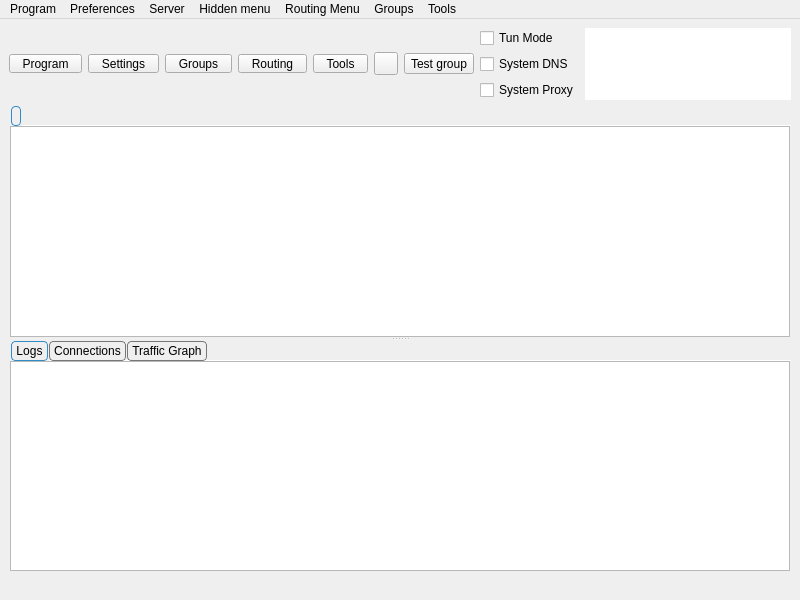
<?xml version="1.0" encoding="UTF-8"?>
<ui version="4.0">
 <class>MainWindow</class>
 <widget class="QMainWindow" name="MainWindow">
  <property name="geometry">
   <rect>
    <x>0</x>
    <y>0</y>
    <width>800</width>
    <height>600</height>
   </rect>
  </property>
  <property name="minimumSize">
   <size>
    <width>800</width>
    <height>600</height>
   </size>
  </property>
  <property name="windowTitle">
   <string notr="true">Throne</string>
  </property>
  <widget class="QWidget" name="centralwidget">
   <layout class="QVBoxLayout" name="verticalLayout_3" stretch="0,1,0">
    <item>
     <layout class="QHBoxLayout" name="horizontalLayout_2">
      <item>
       <widget class="QToolButton" name="toolButton_program">
        <property name="minimumSize">
         <size>
          <width>0</width>
          <height>0</height>
         </size>
        </property>
        <property name="styleSheet">
         <string notr="true">QToolButton {
    padding-left: 8px;
    padding-right: 8px;
}

/* The indicator shares the bottom row with the label (ToolButtonTextUnderIcon),
   so the widest button in any language is the tight one -- its text runs closest
   to the arrow. It fits because the drawn chevron only occupies the middle of
   its 16px subcontrol box, leaving ~14px clear at the button edge against the
   label's ~14.5px of slack. Don't pad the buttons to &quot;fix&quot; this: that widens
   all five for a gap only one of them ever needs (#1665). If a future
   translation looks cramped here, check that label first. */
QToolButton::menu-indicator {
    subcontrol-origin: border;
    subcontrol-position: bottom right;
    right: 2px;
    bottom: 3px;
}</string>
        </property>
        <property name="text">
         <string>Program</string>
        </property>
        <property name="icon">
         <iconset resource="../../res/Throne.qrc">
          <normaloff>:/icon/b-system-run.png</normaloff>:/icon/b-system-run.png</iconset>
        </property>
        <property name="iconSize">
         <size>
          <width>24</width>
          <height>24</height>
         </size>
        </property>
        <property name="popupMode">
         <enum>QToolButton::ToolButtonPopupMode::InstantPopup</enum>
        </property>
        <property name="toolButtonStyle">
         <enum>Qt::ToolButtonStyle::ToolButtonTextUnderIcon</enum>
        </property>
       </widget>
      </item>
      <item>
       <widget class="QToolButton" name="toolButton_preferences">
        <property name="minimumSize">
         <size>
          <width>0</width>
          <height>0</height>
         </size>
        </property>
        <property name="styleSheet">
         <string notr="true">QToolButton {
    padding-left: 8px;
    padding-right: 8px;
}

/* The indicator shares the bottom row with the label (ToolButtonTextUnderIcon),
   so the widest button in any language is the tight one -- its text runs closest
   to the arrow. It fits because the drawn chevron only occupies the middle of
   its 16px subcontrol box, leaving ~14px clear at the button edge against the
   label's ~14.5px of slack. Don't pad the buttons to &quot;fix&quot; this: that widens
   all five for a gap only one of them ever needs (#1665). If a future
   translation looks cramped here, check that label first. */
QToolButton::menu-indicator {
    subcontrol-origin: border;
    subcontrol-position: bottom right;
    right: 2px;
    bottom: 3px;
}</string>
        </property>
        <property name="text">
         <string>Settings</string>
        </property>
        <property name="icon">
         <iconset resource="../../res/Throne.qrc">
          <normaloff>:/icon/b-preferences.png</normaloff>:/icon/b-preferences.png</iconset>
        </property>
        <property name="iconSize">
         <size>
          <width>24</width>
          <height>24</height>
         </size>
        </property>
        <property name="popupMode">
         <enum>QToolButton::ToolButtonPopupMode::InstantPopup</enum>
        </property>
        <property name="toolButtonStyle">
         <enum>Qt::ToolButtonStyle::ToolButtonTextUnderIcon</enum>
        </property>
       </widget>
      </item>
      <item>
       <widget class="QToolButton" name="toolButton_testing">
        <property name="minimumSize">
         <size>
          <width>0</width>
          <height>0</height>
         </size>
        </property>
        <property name="styleSheet">
         <string notr="true">QToolButton {
    padding-left: 8px;
    padding-right: 8px;
}

/* The indicator shares the bottom row with the label (ToolButtonTextUnderIcon),
   so the widest button in any language is the tight one -- its text runs closest
   to the arrow. It fits because the drawn chevron only occupies the middle of
   its 16px subcontrol box, leaving ~14px clear at the button edge against the
   label's ~14.5px of slack. Don't pad the buttons to &quot;fix&quot; this: that widens
   all five for a gap only one of them ever needs (#1665). If a future
   translation looks cramped here, check that label first. */
QToolButton::menu-indicator {
    subcontrol-origin: border;
    subcontrol-position: bottom right;
    right: 2px;
    bottom: 3px;
}</string>
        </property>
        <property name="text">
         <string>Groups</string>
        </property>
        <property name="icon">
         <iconset resource="../../res/Throne.qrc">
          <normaloff>:/icon/b-testing-button.png</normaloff>:/icon/b-testing-button.png</iconset>
        </property>
        <property name="iconSize">
         <size>
          <width>24</width>
          <height>24</height>
         </size>
        </property>
        <property name="popupMode">
         <enum>QToolButton::ToolButtonPopupMode::InstantPopup</enum>
        </property>
        <property name="toolButtonStyle">
         <enum>Qt::ToolButtonStyle::ToolButtonTextUnderIcon</enum>
        </property>
       </widget>
      </item>
      <item>
       <widget class="QToolButton" name="toolButton_routing">
        <property name="minimumSize">
         <size>
          <width>0</width>
          <height>0</height>
         </size>
        </property>
        <property name="styleSheet">
         <string notr="true">QToolButton {
    padding-left: 8px;
    padding-right: 8px;
}

/* The indicator shares the bottom row with the label (ToolButtonTextUnderIcon),
   so the widest button in any language is the tight one -- its text runs closest
   to the arrow. It fits because the drawn chevron only occupies the middle of
   its 16px subcontrol box, leaving ~14px clear at the button edge against the
   label's ~14.5px of slack. Don't pad the buttons to &quot;fix&quot; this: that widens
   all five for a gap only one of them ever needs (#1665). If a future
   translation looks cramped here, check that label first. */
QToolButton::menu-indicator {
    subcontrol-origin: border;
    subcontrol-position: bottom right;
    right: 2px;
    bottom: 3px;
}</string>
        </property>
        <property name="text">
         <string>Routing</string>
        </property>
        <property name="icon">
         <iconset resource="../../res/Throne.qrc">
          <normaloff>:/icon/b-network-routing.png</normaloff>:/icon/b-network-routing.png</iconset>
        </property>
        <property name="iconSize">
         <size>
          <width>24</width>
          <height>24</height>
         </size>
        </property>
        <property name="popupMode">
         <enum>QToolButton::ToolButtonPopupMode::InstantPopup</enum>
        </property>
        <property name="toolButtonStyle">
         <enum>Qt::ToolButtonStyle::ToolButtonTextUnderIcon</enum>
        </property>
       </widget>
      </item>
      <item>
       <widget class="QToolButton" name="toolButton_tools">
        <property name="minimumSize">
         <size>
          <width>0</width>
          <height>0</height>
         </size>
        </property>
        <property name="styleSheet">
         <string notr="true">QToolButton {
    padding-left: 8px;
    padding-right: 8px;
}

/* The indicator shares the bottom row with the label (ToolButtonTextUnderIcon),
   so the widest button in any language is the tight one -- its text runs closest
   to the arrow. It fits because the drawn chevron only occupies the middle of
   its 16px subcontrol box, leaving ~14px clear at the button edge against the
   label's ~14.5px of slack. Don't pad the buttons to &quot;fix&quot; this: that widens
   all five for a gap only one of them ever needs (#1665). If a future
   translation looks cramped here, check that label first. */
QToolButton::menu-indicator {
    subcontrol-origin: border;
    subcontrol-position: bottom right;
    right: 2px;
    bottom: 3px;
}</string>
        </property>
        <property name="text">
         <string>Tools</string>
        </property>
        <property name="icon">
         <iconset resource="../../res/Throne.qrc">
          <normaloff>:/icon/b-tools-button.png</normaloff>:/icon/b-tools-button.png</iconset>
        </property>
        <property name="iconSize">
         <size>
          <width>24</width>
          <height>24</height>
         </size>
        </property>
        <property name="popupMode">
         <enum>QToolButton::ToolButtonPopupMode::InstantPopup</enum>
        </property>
        <property name="toolButtonStyle">
         <enum>Qt::ToolButtonStyle::ToolButtonTextUnderIcon</enum>
        </property>
       </widget>
      </item>
      <item>
       <widget class="StartStopButton" name="toolButton_startstop">
        <property name="focusPolicy">
         <enum>Qt::FocusPolicy::NoFocus</enum>
        </property>
        <property name="text">
         <string/>
        </property>
       </widget>
      </item>
      <item>
       <widget class="QToolButton" name="toolButton_group_test">
        <property name="toolTip">
         <string>Test latency for every profile in the current group</string>
        </property>
        <property name="text">
         <string>Test group</string>
        </property>
        <property name="icon">
         <iconset resource="../../res/Throne.qrc">
          <normaloff>:/icon/b-testing-button.png</normaloff>:/icon/b-testing-button.png</iconset>
        </property>
        <property name="iconSize">
         <size>
          <width>24</width>
          <height>24</height>
         </size>
        </property>
        <property name="toolButtonStyle">
         <enum>Qt::ToolButtonStyle::ToolButtonTextUnderIcon</enum>
        </property>
       </widget>
      </item>
      <item>
       <layout class="QVBoxLayout" name="verticalLayout_4">
        <item>
         <spacer name="verticalSpacer_modes_top">
          <property name="orientation">
           <enum>Qt::Orientation::Vertical</enum>
          </property>
          <property name="sizeHint" stdset="0">
           <size>
            <width>0</width>
            <height>0</height>
           </size>
          </property>
         </spacer>
        </item>
        <item>
         <widget class="QCheckBox" name="checkBox_VPN">
          <property name="sizePolicy">
           <sizepolicy hsizetype="Minimum" vsizetype="Minimum">
            <horstretch>0</horstretch>
            <verstretch>0</verstretch>
           </sizepolicy>
          </property>
          <property name="text">
           <string>Tun Mode</string>
          </property>
         </widget>
        </item>
        <item>
         <widget class="QCheckBox" name="system_dns">
          <property name="text">
           <string>System DNS</string>
          </property>
         </widget>
        </item>
        <item>
         <widget class="QCheckBox" name="checkBox_SystemProxy">
          <property name="text">
           <string>System Proxy</string>
          </property>
         </widget>
        </item>
        <item>
         <spacer name="verticalSpacer_modes_bottom">
          <property name="orientation">
           <enum>Qt::Orientation::Vertical</enum>
          </property>
          <property name="sizeHint" stdset="0">
           <size>
            <width>0</width>
            <height>0</height>
           </size>
          </property>
         </spacer>
        </item>
       </layout>
      </item>
      <item>
       <widget class="QTextBrowser" name="data_view">
        <property name="enabled">
         <bool>true</bool>
        </property>
        <property name="sizePolicy">
         <sizepolicy hsizetype="Expanding" vsizetype="Ignored">
          <horstretch>0</horstretch>
          <verstretch>0</verstretch>
         </sizepolicy>
        </property>
        <property name="minimumSize">
         <size>
          <width>0</width>
          <height>0</height>
         </size>
        </property>
        <property name="mouseTracking">
         <bool>false</bool>
        </property>
        <property name="focusPolicy">
         <enum>Qt::FocusPolicy::NoFocus</enum>
        </property>
        <property name="contextMenuPolicy">
         <enum>Qt::ContextMenuPolicy::NoContextMenu</enum>
        </property>
        <property name="acceptDrops">
         <bool>false</bool>
        </property>
        <property name="frameShape">
         <enum>QFrame::Shape::NoFrame</enum>
        </property>
        <property name="frameShadow">
         <enum>QFrame::Shadow::Sunken</enum>
        </property>
        <property name="verticalScrollBarPolicy">
         <enum>Qt::ScrollBarPolicy::ScrollBarAlwaysOff</enum>
        </property>
        <property name="horizontalScrollBarPolicy">
         <enum>Qt::ScrollBarPolicy::ScrollBarAlwaysOff</enum>
        </property>
        <property name="textInteractionFlags">
         <set>Qt::TextInteractionFlag::LinksAccessibleByKeyboard|Qt::TextInteractionFlag::LinksAccessibleByMouse</set>
        </property>
       </widget>
      </item>
     </layout>
    </item>
    <item>
     <widget class="QSplitter" name="splitter">
      <property name="orientation">
       <enum>Qt::Orientation::Vertical</enum>
      </property>
      <widget class="QTabWidget" name="tabWidget">
       <property name="styleSheet">
        <string notr="true">QTabWidget::tab-bar {
    left: 2px;
}

QTabBar {
    background: transparent;
    qproperty-drawBase: 0;
}

QTabBar::tab {
    border: 1px solid #777777;

    border-radius: 4px;
    padding: 2px 4px;
    margin-right: 1px;
}

QTabBar::tab:selected {
    border: 1px solid palette(highlight);
}</string>
       </property>
       <property name="currentIndex">
        <number>0</number>
       </property>
       <property name="documentMode">
        <bool>true</bool>
       </property>
       <property name="movable">
        <bool>true</bool>
       </property>
       <widget class="QWidget" name="widget1">
        <attribute name="title">
         <string/>
        </attribute>
        <layout class="QGridLayout" name="gridLayout_2">
         <property name="leftMargin">
          <number>1</number>
         </property>
         <property name="topMargin">
          <number>0</number>
         </property>
         <property name="rightMargin">
          <number>1</number>
         </property>
         <property name="bottomMargin">
          <number>0</number>
         </property>
         <property name="spacing">
          <number>0</number>
         </property>
         <item row="0" column="0">
          <widget class="ProfilesTableView" name="profilesTableView">
           <property name="contextMenuPolicy">
            <enum>Qt::ContextMenuPolicy::CustomContextMenu</enum>
           </property>
           <property name="editTriggers">
            <set>QAbstractItemView::EditTrigger::NoEditTriggers</set>
           </property>
           <property name="alternatingRowColors">
            <bool>true</bool>
           </property>
           <property name="selectionBehavior">
            <enum>QAbstractItemView::SelectionBehavior::SelectRows</enum>
           </property>
           <property name="horizontalScrollMode">
            <enum>QAbstractItemView::ScrollMode::ScrollPerPixel</enum>
           </property>
           <property name="wordWrap">
            <bool>false</bool>
           </property>
           <attribute name="horizontalHeaderMinimumSectionSize">
            <number>16</number>
           </attribute>
           <attribute name="horizontalHeaderHighlightSections">
            <bool>false</bool>
           </attribute>
           <attribute name="horizontalHeaderShowSortIndicator" stdset="0">
            <bool>false</bool>
           </attribute>
           <attribute name="verticalHeaderDefaultSectionSize">
            <number>30</number>
           </attribute>
          </widget>
         </item>
        </layout>
       </widget>
      </widget>
      <widget class="QWidget" name="aaaaaaaaaaaaaaaaaa">
       <layout class="QVBoxLayout" name="aaaaaaaaaaaa" stretch="0">
        <item>
         <widget class="QWidget" name="down_tab" native="true">
          <layout class="QVBoxLayout" name="verticalLayout">
           <property name="spacing">
            <number>0</number>
           </property>
           <property name="leftMargin">
            <number>0</number>
           </property>
           <property name="topMargin">
            <number>0</number>
           </property>
           <property name="rightMargin">
            <number>0</number>
           </property>
           <property name="bottomMargin">
            <number>0</number>
           </property>
           <item>
            <widget class="QTabWidget" name="stats_widget">
             <property name="autoFillBackground">
              <bool>true</bool>
             </property>
             <property name="styleSheet">
              <string notr="true">QTabWidget::tab-bar {
    left: 2px;
}

QTabBar {
    background: transparent;
    qproperty-drawBase: 0;
}

QTabBar::tab {
    border: 1px solid #777777;

    border-radius: 4px;
    padding: 2px 4px;
    margin-right: 1px;
}

QTabBar::tab:selected {
    border: 1px solid palette(highlight);
}</string>
             </property>
             <property name="tabPosition">
              <enum>QTabWidget::TabPosition::North</enum>
             </property>
             <property name="tabShape">
              <enum>QTabWidget::TabShape::Rounded</enum>
             </property>
             <property name="currentIndex">
              <number>0</number>
             </property>
             <property name="elideMode">
              <enum>Qt::TextElideMode::ElideNone</enum>
             </property>
             <property name="usesScrollButtons">
              <bool>true</bool>
             </property>
             <property name="documentMode">
              <bool>true</bool>
             </property>
             <property name="tabsClosable">
              <bool>false</bool>
             </property>
             <property name="movable">
              <bool>true</bool>
             </property>
             <property name="tabBarAutoHide">
              <bool>false</bool>
             </property>
             <widget class="QWidget" name="Logs">
              <property name="enabled">
               <bool>true</bool>
              </property>
              <attribute name="title">
               <string>Logs</string>
              </attribute>
              <layout class="QHBoxLayout" name="horizontalLayout_3" stretch="0">
               <property name="spacing">
                <number>0</number>
               </property>
               <property name="sizeConstraint">
                <enum>QLayout::SizeConstraint::SetDefaultConstraint</enum>
               </property>
               <property name="leftMargin">
                <number>1</number>
               </property>
               <property name="topMargin">
                <number>0</number>
               </property>
               <property name="rightMargin">
                <number>1</number>
               </property>
               <property name="bottomMargin">
                <number>0</number>
               </property>
               <item>
                <widget class="QTextBrowser" name="masterLogBrowser">
                 <property name="contextMenuPolicy">
                  <enum>Qt::ContextMenuPolicy::CustomContextMenu</enum>
                 </property>
                 <property name="openLinks">
                  <bool>false</bool>
                 </property>
                </widget>
               </item>
              </layout>
             </widget>
             <widget class="QWidget" name="connections_tab">
              <attribute name="title">
               <string>Connections</string>
              </attribute>
              <layout class="QHBoxLayout" name="horizontalLayout_4">
               <property name="spacing">
                <number>0</number>
               </property>
               <property name="sizeConstraint">
                <enum>QLayout::SizeConstraint::SetDefaultConstraint</enum>
               </property>
               <property name="leftMargin">
                <number>1</number>
               </property>
               <property name="topMargin">
                <number>0</number>
               </property>
               <property name="rightMargin">
                <number>1</number>
               </property>
               <property name="bottomMargin">
                <number>0</number>
               </property>
               <item>
                <widget class="QTableWidget" name="connections">
                 <property name="autoFillBackground">
                  <bool>false</bool>
                 </property>
                 <column>
                  <property name="text">
                   <string>Destination (Domain)</string>
                  </property>
                  <property name="toolTip">
                   <string>Click To Disable Sorting</string>
                  </property>
                 </column>
                 <column>
                  <property name="text">
                   <string>Process</string>
                  </property>
                  <property name="toolTip">
                   <string>Click To Sort By Process</string>
                  </property>
                 </column>
                 <column>
                  <property name="text">
                   <string>Protocol</string>
                  </property>
                  <property name="toolTip">
                   <string>Click To Sort By Protocol</string>
                  </property>
                 </column>
                 <column>
                  <property name="text">
                   <string>Outbound</string>
                  </property>
                  <property name="toolTip">
                   <string>Click To Sort By Outbound</string>
                  </property>
                 </column>
                 <column>
                  <property name="text">
                   <string>Traffic</string>
                  </property>
                  <property name="toolTip">
                   <string>Click to sort by traffic; right-click to choose total/down/up</string>
                  </property>
                 </column>
                 <column>
                  <property name="text">
                   <string>Speed</string>
                  </property>
                  <property name="toolTip">
                   <string>Click to sort by speed; right-click to choose total/down/up</string>
                  </property>
                 </column>
                </widget>
               </item>
              </layout>
             </widget>
             <widget class="QWidget" name="graph_tab">
              <attribute name="title">
               <string>Traffic Graph</string>
              </attribute>
              <layout class="QHBoxLayout" name="horizontalLayout_6">
               <property name="spacing">
                <number>0</number>
               </property>
               <property name="sizeConstraint">
                <enum>QLayout::SizeConstraint::SetDefaultConstraint</enum>
               </property>
               <property name="leftMargin">
                <number>1</number>
               </property>
               <property name="topMargin">
                <number>0</number>
               </property>
               <property name="rightMargin">
                <number>1</number>
               </property>
               <property name="bottomMargin">
                <number>0</number>
               </property>
              </layout>
             </widget>
            </widget>
           </item>
          </layout>
         </widget>
        </item>
       </layout>
      </widget>
     </widget>
    </item>
    <item>
     <layout class="QHBoxLayout" name="horizontalLayout">
      <item>
       <widget class="QLabel" name="label_running">
        <property name="text">
         <string/>
        </property>
       </widget>
      </item>
      <item>
       <widget class="QLabel" name="label_inbound">
        <property name="text">
         <string/>
        </property>
        <property name="alignment">
         <set>Qt::AlignmentFlag::AlignLeading|Qt::AlignmentFlag::AlignLeft|Qt::AlignmentFlag::AlignVCenter</set>
        </property>
       </widget>
      </item>
      <item>
       <widget class="QLabel" name="label_speed">
        <property name="text">
         <string/>
        </property>
        <property name="alignment">
         <set>Qt::AlignmentFlag::AlignLeading|Qt::AlignmentFlag::AlignLeft|Qt::AlignmentFlag::AlignVCenter</set>
        </property>
       </widget>
      </item>
     </layout>
    </item>
   </layout>
  </widget>
  <widget class="QMenuBar" name="menubar">
   <property name="geometry">
    <rect>
     <x>0</x>
     <y>0</y>
     <width>800</width>
     <height>25</height>
    </rect>
   </property>
   <widget class="QMenu" name="menu_program">
    <property name="title">
     <string>Program</string>
    </property>
    <addaction name="actionHide_window"/>
    <addaction name="separator"/>
    <addaction name="menu_add_from_input"/>
    <addaction name="menu_add_from_clipboard"/>
    <addaction name="actionAdd_profile_from_File"/>
    <addaction name="menu_scan_qr"/>
    <addaction name="separator"/>
    <addaction name="actionStart_with_system"/>
    <addaction name="actionRemember_last_proxy"/>
    <addaction name="actionAllow_LAN"/>
    <addaction name="separator"/>
    <addaction name="actionRestart_Proxy"/>
    <addaction name="actionRestart_Program"/>
    <addaction name="menu_exit"/>
   </widget>
   <widget class="QMenu" name="menu_preferences">
    <property name="title">
     <string>Preferences</string>
    </property>
    <addaction name="menu_basic_settings"/>
    <addaction name="menu_routing_settings"/>
    <addaction name="menu_vpn_settings"/>
    <addaction name="menu_preset_settings"/>
    <addaction name="menu_hotkey_settings"/>
    <addaction name="menu_open_config_folder"/>
   </widget>
   <widget class="QMenu" name="menu_server">
    <property name="title">
     <string>Server</string>
    </property>
    <widget class="QMenu" name="menu_share_item">
     <property name="title">
      <string>Share</string>
     </property>
     <addaction name="menu_qr"/>
     <addaction name="menu_export_config"/>
     <addaction name="actionExport_Xray_config"/>
     <addaction name="separator"/>
     <addaction name="menu_copy_links"/>
     <addaction name="menu_copy_links_nkr"/>
     <addaction name="actionCopy_Test_Result"/>
    </widget>
    <addaction name="menu_add_from_input"/>
    <addaction name="menu_add_from_clipboard"/>
    <addaction name="actionAdd_profile_from_File"/>
    <addaction name="menu_scan_qr"/>
    <addaction name="separator"/>
    <addaction name="menu_start"/>
    <addaction name="menu_stop"/>
    <addaction name="menu_share_item"/>
    <addaction name="menu_delete"/>
    <addaction name="separator"/>
    <addaction name="menu_select_all"/>
    <addaction name="menu_clone"/>
    <addaction name="separator"/>
    <addaction name="actionUrl_Test_Selected"/>
    <addaction name="actionSpeedtest_Selected"/>
    <addaction name="actionResolve_Selected_Out_IP"/>
    <addaction name="menu_resolve_selected"/>
    <addaction name="actionClear_Test_Result"/>
    <addaction name="menu_reset_traffic"/>
   </widget>
   <widget class="QMenu" name="menuHidden_menu">
    <property name="title">
     <string>Hidden menu</string>
    </property>
    <widget class="QMenu" name="menu_spmode">
     <property name="title">
      <string>Operation Mode</string>
     </property>
     <addaction name="menu_spmode_system_proxy"/>
     <addaction name="menu_spmode_vpn"/>
    </widget>
    <addaction name="menu_update_subscription"/>
    <addaction name="menu_resolve_domain"/>
    <addaction name="menu_remove_invalid"/>
    <addaction name="actionUrl_Test_Group"/>
    <addaction name="menu_remove_unavailable"/>
    <addaction name="menu_clear_test_result"/>
    <addaction name="menu_delete_repeat"/>
    <addaction name="actionSpeedtest_Group"/>
    <addaction name="actionResolve_Out_IP"/>
    <addaction name="actionRefresh_Column_Widths"/>
    <addaction name="menu_spmode"/>
   </widget>
   <widget class="QMenu" name="menuRouting_Menu">
    <property name="title">
     <string>Routing Menu</string>
    </property>
   </widget>
   <widget class="QMenu" name="menuTools">
    <property name="title">
     <string>Tools</string>
    </property>
    <addaction name="actionAuto_Selector"/>
    <addaction name="actionSpeedtest_Current"/>
    <addaction name="separator"/>
    <addaction name="menu_otp_manager"/>
    <addaction name="separator"/>
    <addaction name="actionRuntime_Stats"/>
    <addaction name="actionTraffic_Stats"/>
    <addaction name="actionCheck_For_Update"/>
   </widget>
   <widget class="QMenu" name="menuTesting">
    <property name="title">
     <string>Groups</string>
    </property>
    <addaction name="menu_manage_groups"/>
    <addaction name="actionAdd_New_Group"/>
    <addaction name="actionEdit_Group"/>
    <addaction name="actionDelete_Group"/>
    <addaction name="separator"/>
    <addaction name="actionUrl_Test_Group"/>
    <addaction name="actionSpeedtest_Group"/>
    <addaction name="actionResolve_Out_IP"/>
    <addaction name="menu_resolve_domain"/>
    <addaction name="menu_clear_test_result"/>
    <addaction name="separator"/>
    <addaction name="menu_update_subscription"/>
    <addaction name="actionUpdate_All_Subscriptions"/>
    <addaction name="menu_delete_repeat"/>
    <addaction name="menu_remove_unavailable"/>
    <addaction name="menu_remove_invalid"/>
    <addaction name="menu_remove_insecure"/>
    <addaction name="separator"/>
    <addaction name="actionRefresh_Column_Widths"/>
   </widget>
   <addaction name="menu_program"/>
   <addaction name="menu_preferences"/>
   <addaction name="menu_server"/>
   <addaction name="menuHidden_menu"/>
   <addaction name="menuRouting_Menu"/>
   <addaction name="menuTesting"/>
   <addaction name="menuTools"/>
  </widget>
  <action name="menu_exit">
   <property name="text">
    <string>Exit</string>
   </property>
  </action>
  <action name="actionShow_window">
   <property name="text">
    <string>Show Window</string>
   </property>
  </action>
  <action name="menu_basic_settings">
   <property name="text">
    <string>Basic Settings</string>
   </property>
  </action>
  <action name="menu_add_from_input">
   <property name="text">
    <string>New profile</string>
   </property>
   <property name="shortcut">
    <string notr="true">Ctrl+N</string>
   </property>
  </action>
  <action name="menu_manage_groups">
   <property name="text">
    <string>Manage Groups</string>
   </property>
  </action>
  <action name="menu_start">
   <property name="text">
    <string>Start</string>
   </property>
   <property name="shortcut">
    <string notr="true">Return</string>
   </property>
  </action>
  <action name="menu_stop">
   <property name="text">
    <string>Stop</string>
   </property>
   <property name="shortcut">
    <string notr="true">Ctrl+S</string>
   </property>
  </action>
  <action name="menu_routing_settings">
   <property name="text">
    <string>Routing Settings</string>
   </property>
  </action>
  <action name="menu_add_from_clipboard">
   <property name="text">
    <string>Add profile from clipboard</string>
   </property>
   <property name="shortcut">
    <string notr="true">Ctrl+V</string>
   </property>
  </action>
  <action name="menu_delete">
   <property name="text">
    <string>Delete</string>
   </property>
   <property name="shortcut">
    <string notr="true">Del</string>
   </property>
  </action>
  <action name="menu_profile_debug_info">
   <property name="text">
    <string>Debug Info</string>
   </property>
  </action>
  <action name="menu_qr">
   <property name="text">
    <string>QR Code and link</string>
   </property>
  </action>
  <action name="menu_copy_link">
   <property name="text">
    <string>Copy Link</string>
   </property>
  </action>
  <action name="menu_tcp_ping">
   <property name="text">
    <string notr="true">Tcp Ping</string>
   </property>
   <property name="shortcut">
    <string notr="true">Ctrl+Shift+T</string>
   </property>
  </action>
  <action name="menu_url_test">
   <property name="text">
    <string notr="true">Url Test</string>
   </property>
   <property name="shortcut">
    <string notr="true">Ctrl+Shift+U</string>
   </property>
  </action>
  <action name="menu_clear_test_result">
   <property name="text">
    <string>Clear Group test result</string>
   </property>
   <property name="shortcut">
    <string notr="true">Ctrl+Shift+C</string>
   </property>
  </action>
  <action name="menu_export_config">
   <property name="text">
    <string>Export Sing-box config</string>
   </property>
   <property name="shortcut">
    <string notr="true">Ctrl+E</string>
   </property>
  </action>
  <action name="menu_reset_traffic">
   <property name="text">
    <string>Reset Traffic</string>
   </property>
   <property name="shortcut">
    <string notr="true">Ctrl+R</string>
   </property>
  </action>
  <action name="menu_scan_qr">
   <property name="text">
    <string>Scan QR Code</string>
   </property>
   <property name="shortcut">
    <string notr="true">Ctrl+Shift+Q</string>
   </property>
  </action>
  <action name="menu_spmode_system_proxy">
   <property name="checkable">
    <bool>true</bool>
   </property>
   <property name="text">
    <string>System Proxy</string>
   </property>
  </action>
  <action name="menu_spmode_disabled">
   <property name="checkable">
    <bool>true</bool>
   </property>
   <property name="text">
    <string>Disable</string>
   </property>
  </action>
  <action name="menu_delete_repeat">
   <property name="text">
    <string>Remove Duplicates</string>
   </property>
   <property name="shortcut">
    <string notr="true">Ctrl+Shift+D</string>
   </property>
  </action>
  <action name="actionfake">
   <property name="text">
    <string>fake</string>
   </property>
   <property name="visible">
    <bool>false</bool>
   </property>
  </action>
  <action name="menu_move">
   <property name="text">
    <string>Move</string>
   </property>
   <property name="shortcut">
    <string notr="true">Ctrl+M</string>
   </property>
  </action>
  <action name="actionStart_with_system">
   <property name="checkable">
    <bool>true</bool>
   </property>
   <property name="text">
    <string>Start with system</string>
   </property>
  </action>
  <action name="actionRemember_last_proxy">
   <property name="checkable">
    <bool>true</bool>
   </property>
   <property name="text">
    <string>Remember last profile</string>
   </property>
  </action>
  <action name="actionAllow_LAN">
   <property name="checkable">
    <bool>true</bool>
   </property>
   <property name="text">
    <string>Allow other devices to connect</string>
   </property>
  </action>
  <action name="menu_remove_unavailable">
   <property name="text">
    <string>Remove Unavailable</string>
   </property>
   <property name="shortcut">
    <string notr="true">Ctrl+Shift+R</string>
   </property>
  </action>
  <action name="menu_full_test">
   <property name="text">
    <string>Full Test</string>
   </property>
   <property name="shortcut">
    <string notr="true">Ctrl+Shift+F</string>
   </property>
  </action>
  <action name="menu_hotkey_settings">
   <property name="text">
    <string>Hotkey Settings</string>
   </property>
  </action>
  <action name="menu_select_all">
   <property name="text">
    <string>Select All</string>
   </property>
   <property name="shortcut">
    <string notr="true">Ctrl+A</string>
   </property>
  </action>
  <action name="menu_copy_links_nkr">
   <property name="text">
    <string>Copy links of selected (Deep Links)</string>
   </property>
   <property name="shortcut">
    <string notr="true">Ctrl+Alt+C</string>
   </property>
  </action>
  <action name="actionfake_2">
   <property name="text">
    <string>fake</string>
   </property>
   <property name="visible">
    <bool>false</bool>
   </property>
  </action>
  <action name="actionfake_3">
   <property name="text">
    <string>fake</string>
   </property>
   <property name="visible">
    <bool>false</bool>
   </property>
  </action>
  <action name="menu_copy_links">
   <property name="text">
    <string>Copy links of selected</string>
   </property>
   <property name="shortcut">
    <string notr="true">Ctrl+C</string>
   </property>
  </action>
  <action name="menu_spmode_vpn">
   <property name="checkable">
    <bool>true</bool>
   </property>
   <property name="text">
    <string>Tun Mode</string>
   </property>
  </action>
  <action name="menu_clone">
   <property name="text">
    <string>Clone</string>
   </property>
   <property name="shortcut">
    <string notr="true">Ctrl+D</string>
   </property>
  </action>
  <action name="menu_update_subscription">
   <property name="text">
    <string>Update subscription</string>
   </property>
   <property name="shortcut">
    <string notr="true">Ctrl+U</string>
   </property>
   <property name="visible">
    <bool>true</bool>
   </property>
  </action>
  <action name="menu_resolve_domain">
   <property name="text">
    <string>Resolve Domain for group</string>
   </property>
   <property name="shortcut">
    <string notr="true">Ctrl+Shift+I</string>
   </property>
  </action>
  <action name="menu_vpn_settings">
   <property name="text">
    <string>Tun Settings</string>
   </property>
  </action>
  <action name="menu_preset_settings">
   <property name="text">
    <string>Preset Settings</string>
   </property>
  </action>
  <action name="menu_otp_manager">
   <property name="text">
    <string>OTP Manager</string>
   </property>
  </action>
  <action name="actionRestart_Program">
   <property name="text">
    <string>Restart Program</string>
   </property>
  </action>
  <action name="menu_open_config_folder">
   <property name="text">
    <string>Open Config Folder</string>
   </property>
  </action>
  <action name="actionfake_4">
   <property name="text">
    <string notr="true">fake</string>
   </property>
   <property name="visible">
    <bool>false</bool>
   </property>
  </action>
  <action name="actionfake_5">
   <property name="text">
    <string notr="true">fake</string>
   </property>
   <property name="visible">
    <bool>false</bool>
   </property>
  </action>
  <action name="actionRestart_Proxy">
   <property name="text">
    <string>Restart Core</string>
   </property>
  </action>
  <action name="menu_stop_testing">
   <property name="text">
    <string>Stop Testing</string>
   </property>
   <property name="shortcut">
    <string notr="true">Ctrl+.</string>
   </property>
  </action>
  <action name="actionUrl_Test_Selected">
   <property name="text">
    <string>Url Test Selected</string>
   </property>
   <property name="shortcut">
    <string notr="true">Ctrl+Shift+S</string>
   </property>
   <property name="visible">
    <bool>true</bool>
   </property>
  </action>
  <action name="actionUrl_Test_Group">
   <property name="enabled">
    <bool>true</bool>
   </property>
   <property name="text">
    <string>Url Test Group</string>
   </property>
   <property name="shortcut">
    <string notr="true">Ctrl+Shift+G</string>
   </property>
   <property name="visible">
    <bool>true</bool>
   </property>
  </action>
  <action name="menu_resolve_selected">
   <property name="text">
    <string>Resolve Selected Domain</string>
   </property>
   <property name="visible">
    <bool>true</bool>
   </property>
  </action>
  <action name="menu_remove_invalid">
   <property name="text">
    <string>Remove Invalid</string>
   </property>
   <property name="shortcut">
    <string notr="true">Ctrl+Alt+I</string>
   </property>
   <property name="menuRole">
    <enum>QAction::MenuRole::TextHeuristicRole</enum>
   </property>
  </action>
  <action name="menu_remove_insecure">
   <property name="text">
    <string>Remove Insecure Configs</string>
   </property>
   <property name="menuRole">
    <enum>QAction::MenuRole::TextHeuristicRole</enum>
   </property>
  </action>
  <action name="menu_open_routing_manager">
   <property name="text">
    <string>Open Manager</string>
   </property>
  </action>
  <action name="actionSpeedtest_Current">
   <property name="text">
    <string>Speedtest Current</string>
   </property>
   <property name="shortcut">
    <string notr="true">F6</string>
   </property>
  </action>
  <action name="actionSpeedtest_Selected">
   <property name="text">
    <string>Speedtest Selected</string>
   </property>
   <property name="shortcut">
    <string notr="true">Ctrl+Shift+P</string>
   </property>
  </action>
  <action name="actionSpeedtest_Group">
   <property name="text">
    <string>Speedtest Group</string>
   </property>
   <property name="shortcut">
    <string notr="true">Ctrl+Alt+P</string>
   </property>
  </action>
  <action name="actionHide_window">
   <property name="text">
    <string>Hide window</string>
   </property>
   <property name="shortcut">
    <string notr="true">Ctrl+H</string>
   </property>
  </action>
  <action name="actionAdd_profile_from_File">
   <property name="text">
    <string>Add profile from File(s)</string>
   </property>
   <property name="shortcut">
    <string notr="true">Ctrl+O</string>
   </property>
  </action>
  <action name="actionResolve_Out_IP">
   <property name="text">
    <string>Resolve out IP for group</string>
   </property>
  </action>
  <action name="actionAdd_New_Group">
   <property name="text">
    <string>Add new Group</string>
   </property>
  </action>
  <action name="actionEdit_Group">
   <property name="text">
    <string>Edit current Group</string>
   </property>
  </action>
  <action name="actionDelete_Group">
   <property name="text">
    <string>Delete current Group</string>
   </property>
  </action>
  <action name="actionUpdate_All_Subscriptions">
   <property name="text">
    <string>Update all subscriptions</string>
   </property>
  </action>
  <action name="actionResolve_Selected_Out_IP">
   <property name="text">
    <string>Resolve Selected Out IP</string>
   </property>
  </action>
  <action name="actionRefresh_Column_Widths">
   <property name="text">
    <string>Refresh Column Widths</string>
   </property>
  </action>
  <action name="actionExport_Xray_config">
   <property name="text">
    <string>Export Xray config</string>
   </property>
  </action>
  <action name="actionCopy_Test_Result">
   <property name="text">
    <string>Copy Test Result</string>
   </property>
  </action>
  <action name="actionClear_Test_Result">
   <property name="text">
    <string>Clear Test Result</string>
   </property>
  </action>
  <action name="actionRuntime_Stats">
   <property name="text">
    <string>Runtime Stats</string>
   </property>
  </action>
  <action name="actionAuto_Selector">
   <property name="text">
    <string>Auto Selector Stats</string>
   </property>
   <property name="visible">
    <bool>false</bool>
   </property>
  </action>
  <action name="actionTraffic_Stats">
   <property name="text">
    <string>Traffic Stats</string>
   </property>
  </action>
  <action name="actionCheck_For_Update">
   <property name="text">
    <string>Check For Update</string>
   </property>
  </action>
 </widget>
 <customwidgets>
  <customwidget>
   <class>ProfilesTableView</class>
   <extends>QTableView</extends>
   <header>include/ui/utils/ProfilesTableView.h</header>
  </customwidget>
  <customwidget>
   <class>StartStopButton</class>
   <extends>QToolButton</extends>
   <header>include/ui/widget/StartStopButton.hpp</header>
  </customwidget>
 </customwidgets>
 <resources>
  <include location="../../res/Throne.qrc"/>
 </resources>
 <connections/>
</ui>
